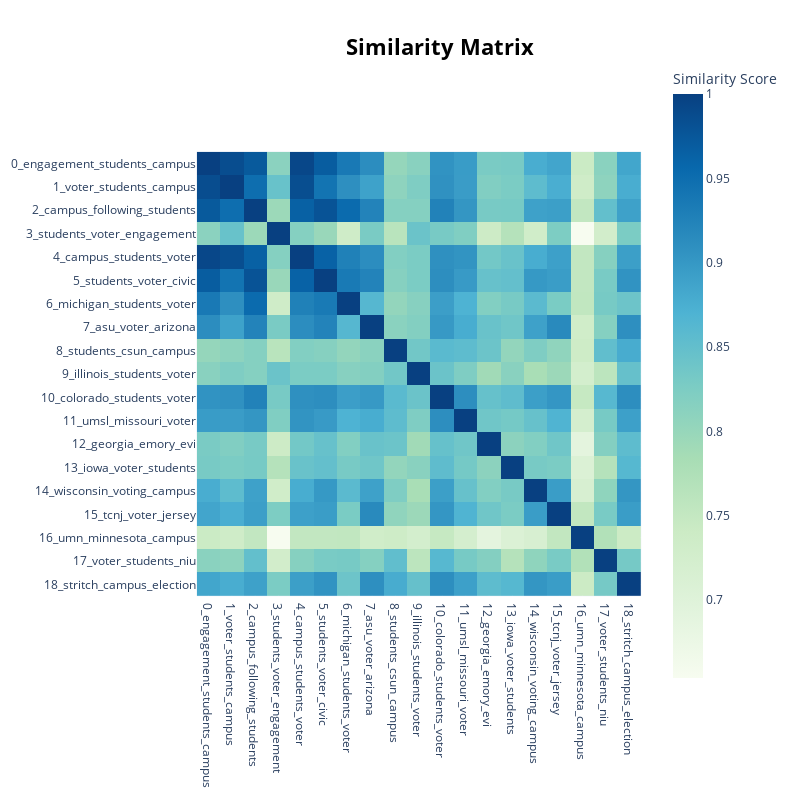

Notebook code cell kept with this figure:
### Code cell
topic_model.visualize_heatmap()

### Figure 1 — Plotly figure (JSON) as saved in the notebook; plotly's stock layout.template omitted (floating-point values rounded to 4 significant figures; data arrays with more than 128 entries replaced by an {"elided": "..."} marker saying what was removed)
{"data": [{"coloraxis": "coloraxis", "hovertemplate": "x: %{x}<br>y: %{y}<br>Similarity Score: %{z}<extra></extra>", "name": "0", "type": "heatmap", "x": ["0_engagement_students_campus", "1_voter_students_campus", "2_campus_following_students", "3_students_voter_engagement", "4_campus_students_voter", "5_students_voter_civic", "6_michigan_students_voter", "7_asu_voter_arizona", "8_students_csun_campus", "9_illinois_students_voter", "10_colorado_students_voter", "11_umsl_missouri_voter", "12_georgia_emory_evi", "13_iowa_voter_students", "14_wisconsin_voting_campus", "15_tcnj_voter_jersey", "16_umn_minnesota_campus", "17_voter_students_niu", "18_stritch_campus_election"], "xaxis": "x", "y": ["0_engagement_students_campus", "1_voter_students_campus", "2_campus_following_students", "3_students_voter_engagement", "4_campus_students_voter", "5_students_voter_civic", "6_michigan_students_voter", "7_asu_voter_arizona", "8_students_csun_campus", "9_illinois_students_voter", "10_colorado_students_voter", "11_umsl_missouri_voter", "12_georgia_emory_evi", "13_iowa_voter_students", "14_wisconsin_voting_campus", "15_tcnj_voter_jersey", "16_umn_minnesota_campus", "17_voter_students_niu", "18_stritch_campus_election"], "yaxis": "y", "z": {"elided": "19x19 float values"}}], "layout": {"coloraxis": {"colorbar": {"title": {"text": "Similarity Score"}}, "colorscale": [[0, "rgb(247,252,240)"], [0.125, "rgb(224,243,219)"], [0.25, "rgb(204,235,197)"], [0.375, "rgb(168,221,181)"], [0.5, "rgb(123,204,196)"], [0.625, "rgb(78,179,211)"], [0.75, "rgb(43,140,190)"], [0.875, "rgb(8,104,172)"], [1, "rgb(8,64,129)"]]}, "height": 800, "hoverlabel": {"bgcolor": "white", "font": {"family": "Rockwell", "size": 16}}, "legend": {"title": {"text": "Trend"}}, "margin": {"t": 60}, "showlegend": true, "title": {"font": {"color": "Black", "size": 22}, "text": "<b>Similarity Matrix", "x": 0.55, "xanchor": "center", "y": 0.95, "yanchor": "top"}, "width": 800, "xaxis": {"anchor": "y", "autorange": true, "constrain": "domain", "domain": [0, 1], "range": [-0.5, 18.5], "scaleanchor": "y", "type": "category"}, "yaxis": {"anchor": "x", "autorange": true, "constrain": "domain", "domain": [0.1462, 0.8538], "range": [18.5, -0.5], "type": "category"}}}
